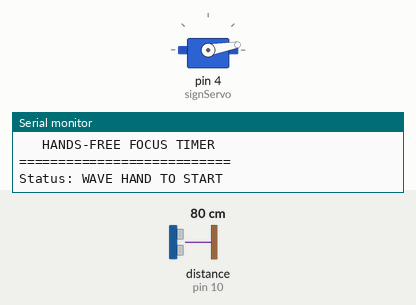
This sketch was run on a simulated Arduino Uno, built with avr-gcc and run on an emulated ATmega328P. On the bench: servo, the last lines printed to the serial monitor. Wiring (inferred from the names in the program): ultrasonic range finder: trigger pin 9; echo pin 10. The test bench sets the inputs (shaded band); at power-on: distance to the obstacle (sensor on pin 10) 80 cm. The echo pulse lasts 58.3 µs per cm.

Above: at 1.2 s.
1.3 s: distance to the obstacle (sensor on pin 10) set to 18 cm
2.8 s: distance to the obstacle (sensor on pin 10) set to 15 cm
At 3.4 s:
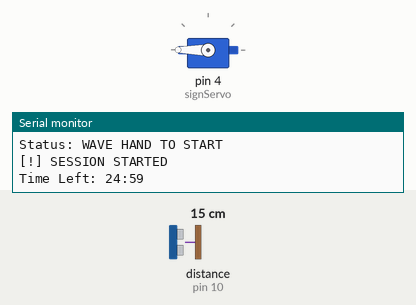
Timing chart, 0 to 11.8 s (numbered marks = the images above; inputs shaded):
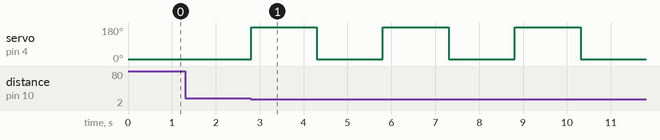

Measured:
- the behaviour switches between 17 and 16 cm on distance to the obstacle (sensor on pin 10) (found by bisection; images 0 and 1)
- after the input at 1.3 s, every drawn part: stays the same
- after the input at 2.8 s, servo on pin 4 (signServo): alternates 180° for 1.5 s and 10° for 1.5 s, starting at once

The sketch:

Day3_Gesture_Timer.ino
```cpp
#include <Servo.h>

const int trigPin = 9;
const int echoPin = 10;
Servo signServo;

int minutes = 25;
int seconds = 0;
bool timerRunning = false;
unsigned long lastTick = 0;
unsigned long lastWaveTime = 0; // Tracks precise wave timing

// Safe mechanical angles
const int downAngle = 10;
const int upAngle = 195;

void setup() {
  Serial.begin(9600);
  pinMode(trigPin, OUTPUT);
  pinMode(echoPin, INPUT);

  signServo.attach(4);
  signServo.write(downAngle); // Set starting default position

  Serial.println("===========================");
  Serial.println("   HANDS-FREE FOCUS TIMER   ");
  Serial.println("===========================");
  Serial.println("Status: WAVE HAND TO START");
}

void loop() {
  long duration;
  int distance;

  // Quick, clean sensor pulse
  digitalWrite(trigPin, LOW);
  delayMicroseconds(2);
  digitalWrite(trigPin, HIGH);
  delayMicroseconds(10);
  digitalWrite(trigPin, LOW);

  duration = pulseIn(echoPin, HIGH, 20000);
  distance = duration * 0.034 / 2;

  // Non-blocking gesture control (Must wait 1.5 seconds between waves)
  if (distance > 0 && distance <= 15 && (millis() - lastWaveTime > 1500)) {
    timerRunning = !timerRunning;
    lastWaveTime = millis(); // Lock out instant double-triggers

    if (timerRunning) {
      Serial.println("\n[!] SESSION STARTED");
      signServo.write(upAngle); // Snap immediately to UP position
    } else {
      Serial.println("\n[||] SESSION PAUSED");
      signServo.write(downAngle); // Snap immediately to DOWN position
    }
  }

  // Clock processing logic
  if (timerRunning) {
    if (millis() - lastTick >= 1000) {
      lastTick = millis();

      if (seconds == 0) {
        if (minutes == 0) {
          timerRunning = false;
          Serial.println("\n🎉 WORK DONE! TAKE A BREAK! 🎉");
          signServo.write(downAngle);
          while(true);
        } else {
          minutes--;
          seconds = 59;
        }
      } else {
        seconds--;
      }

      Serial.print("Time Left: ");
      if (minutes < 10) Serial.print("0");
      Serial.print(minutes);
      Serial.print(":");
      if (seconds < 10) Serial.print("0");
      Serial.println(seconds);
    }
  }
}
```
